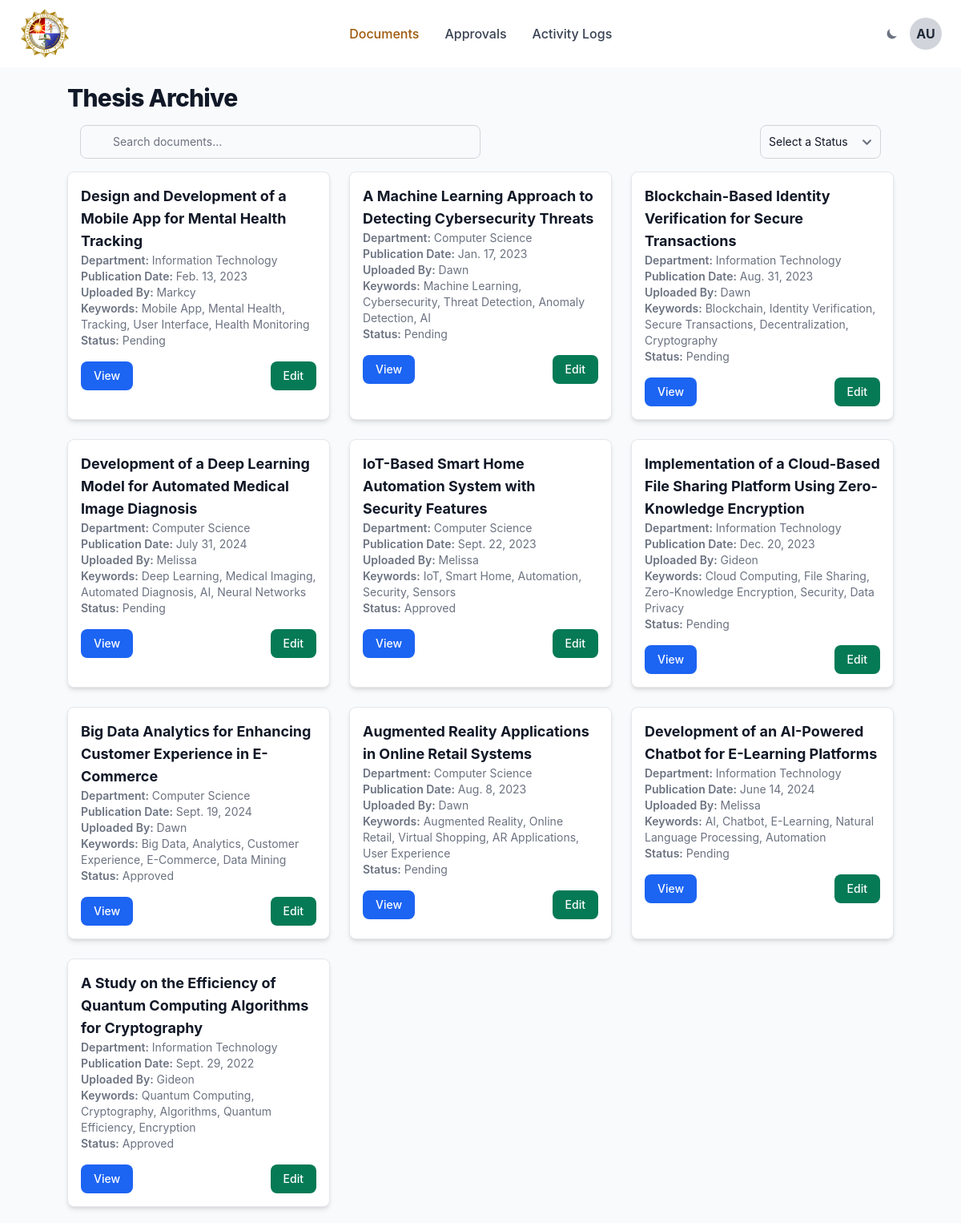
The page /document/list (signed in) on the database its author committed.
### archive_app/models.py (models this page shows, shortened)
class User(AbstractUser):
    ROLE_CHOICES = [
        ('guest', 'Guest'),
        ('student', 'Student'),
        ('admin', 'Admin'),
    ]
    username = None  # Remove the username field
    first_name = None  # Remove the first_name field
    last_name = None  # Remove the last_name field
    email = models.EmailField(unique=True)  # Use email as the unique identifier
    full_name = models.CharField(max_length=255, blank=True)  # Custom full_name field
    role = models.CharField(max_length=10, choices=ROLE_CHOICES, default='guest')
    is_active = models.BooleanField(default=True)
    objects = CustomUserManager()  # Attach the custom manager
    USERNAME_FIELD = 'email'  # Set email as the unique identifier for authentication
    REQUIRED_FIELDS = []  # Remove the requirement for other fields during user creation

class Document(models.Model):
    STATUS_CHOICES = [
        ('Pending', 'Pending'),
        ('Approved', 'Approved'),
    ]
    title = models.CharField(max_length=255)  # Required
    abstract = models.TextField(blank=True, null=True)  # Optional
    publication_date = models.DateField(blank=True, null=True)
    document_type = models.CharField(max_length=100, blank=True, null=True)  # Optional
    degree_name = models.CharField(max_length=100, blank=True, null=True)  # Optional
    subject_categories = models.CharField(max_length=255, blank=True, null=True)  # Optional
    college = models.CharField(max_length=100, blank=True, null=True)  # Optional
    department = models.CharField(max_length=100)  # Required
    advisor = models.CharField(max_length=100, blank=True, null=True)  # Optional
    panel_members = models.TextField(blank=True, null=True)  # Optional
    keywords = models.TextField(blank=True, null=True)  # Optional
    language = models.CharField(max_length=50, blank=True, null=True)  # Optional
    file_path = models.FileField(upload_to='documents/')  # Required
    uploaded_by = models.ForeignKey(User, on_delete=models.CASCADE)  # Required
    status = models.CharField(max_length=10, choices=STATUS_CHOICES, default='Pending')  # Required

### archive_app/views.py (the view)
# urls.py: path('document/list', views.document_list, name='document_list'),
def document_list(request):
    query = request.GET.get('q')  # For search functionality
    status_filter = request.GET.get('status')  # For status filtering (Pending, Approved, etc.)
    if request.user.is_authenticated:
        if request.user.role == 'student':
            documents = Document.objects.filter(
                Q(status="Approved") | Q(status="Pending", uploaded_by=request.user)
            )
        elif request.user.role == 'admin':
            documents = Document.objects.all()
        else:
            documents = Document.objects.filter(status="Approved")
    else:
        documents = Document.objects.filter(status="Approved")
    if query:
        documents = documents.filter(
            Q(title__icontains=query) | Q(keywords__icontains=query) | Q(abstract__icontains=query)
        )
    if status_filter:
        documents = documents.filter(status=status_filter)
    paginator = Paginator(documents, 10)  # Show 10 documents per page
    page = request.GET.get('page')
    documents = paginator.get_page(page)
    return render(request, 'document_list.html', {
        'documents': documents,
        'query': query,
        'selected_status': status_filter,
    })

### archive_app/templatetags/custom_filters.py (called while the page is built)
@register.filter
def initials(full_name):
    if not full_name:
        return ""
    name_parts = full_name.split()
    if len(name_parts) > 1:
        return f"{name_parts[0][0]}{name_parts[-1][0]}".upper()
    return name_parts[0][0].upper()  # Single name fallback

### templates/document_list.html (shortened to what this page needs)
{% extends "_base.html" %}
{% load static %}
{% block content %}
<section class="bg-gray-50 dark:bg-gray-900 p-3 sm:p-5">
    <div class="mx-auto max-w-screen-xl px-4 lg:px-12">
        <h1 class="text-2xl font-extrabold tracking-tight leading-none text-gray-900 md:text-3xl dark:text-white">
            Thesis Archive
        </h1>
        <div class="flex items-center justify-between space-y-3 md:space-y-0 md:space-x-4 p-4">
            <div class="w-full md:w-1/2">
                <form method="GET" class="flex items-center">
                    <div class="relative w-full">
                        <input type="text" id="search" name="q"
                            class="bg-gray-50 border border-gray-300 text-gray-900 text-sm rounded-lg focus:ring-primary-500 focus:border-primary-500 block w-full pl-10 p-2.5 dark:bg-gray-700 dark:border-gray-600 dark:placeholder-gray-400 dark:text-white"
                            placeholder="Search documents..." value="{{ request.GET.q }}">
                    </div>
                </form>
            </div>
            {% if user.is_authenticated %}
            <div>
                <form method="GET">
                    <select name="status"
                        class="bg-gray-50 border border-gray-300 text-gray-900 text-sm rounded-lg focus:ring-primary-500 focus:border-primary-500 block w-full p-2.5 dark:bg-gray-700 dark:border-gray-600 dark:placeholder-gray-400 dark:text-white"
                        onchange="this.form.submit()">
                        <option value="" disabled {% if not request.GET.status %}selected{% endif %}>Select a Status</option>
                    </select>
                </form>
            </div>
            {% endif %}
        </div>
        <div class="grid grid-cols-1 sm:grid-cols-2 lg:grid-cols-3 gap-6">
            {% for document in documents %}
            <div
                class="bg-white dark:bg-gray-800 border border-gray-200 dark:border-gray-700 rounded-lg shadow-md overflow-hidden">
                <div class="p-4">
                    <h2 class="text-lg font-bold text-gray-900 dark:text-white">
                        {{ document.title }}
                    </h2>
                    <p class="text-sm text-gray-500 dark:text-gray-400">
                        <span class="font-semibold">Department:</span> {{ document.department }}
                    </p>
                    <p class="text-sm text-gray-500 dark:text-gray-400">
                        <span class="font-semibold">Publication Date:</span> {{ document.publication_date }}
                    </p>
                    <p class="text-sm text-gray-500 dark:text-gray-400">
                        <span class="font-semibold">Uploaded By:</span> {{ document.uploaded_by.full_name }}
                    </p>
                    <p class="text-sm text-gray-500 dark:text-gray-400">
                        <span class="font-semibold">Keywords:</span> {{ document.keywords }}
                    </p>
                    <p class="text-sm text-gray-500 dark:text-gray-400">
                        <span class="font-semibold">Status:</span> {{ document.status }}
                    </p>
                    <div class="mt-4 flex justify-between">
                        <a href="{% url 'view_document' document.id %}"
                            class="text-white bg-blue-600 hover:bg-blue-700 font-medium rounded-lg text-sm px-4 py-2">
                            View
                        </a>
                        {% if user.is_authenticated and user.role == 'admin' %}
                        <a href="{% url 'edit_document' document.id %}"
                            class="text-white bg-green-600 hover:bg-green-700 font-medium rounded-lg text-sm px-4 py-2">
                            Edit
                        </a>
                        {% endif %}
                    </div>
                </div>
            </div>
            {% empty %}
            <p class="text-center text-gray-500 dark:text-gray-400">
                No documents found.
            </p>
            {% endfor %}
        </div>
    </div>
</section>
{% endblock content %}

### templates/_base.html (shortened to what this page needs)
{% load compress %} {% load static %} {% load custom_filters %}
<!DOCTYPE html>
<html lang="en">
  <head>
    {% compress css %}
    <link rel="stylesheet" href="{% static 'src/output.css' %}" />
    {% endcompress %}
  </head>
  <body class="bg-gray-50 dark:bg-gray-900">
    <header>
      <nav
        class="bg-white border-gray-200 px-4 lg:px-6 py-2.5 dark:bg-gray-800"
      >
        <div
          class="flex flex-wrap justify-between items-center mx-auto max-w-screen-xl"
        >
          <a href="#" class="flex items-center">
            <img
              src="{% static 'assets/plm-logo.png' %}"
              class="mr-3 h-10 sm:h-16"
              alt="PLM Logo"
            />
          </a>
          <div class="flex items-center lg:order-2">
            <button
              id="theme-toggle"
              type="button"
              class="text-gray-500 dark:text-gray-400 hover:bg-gray-100 dark:hover:bg-gray-700 focus:outline-none focus:ring-4 focus:ring-gray-200 dark:focus:ring-gray-700 rounded-lg p-1.5 mr-2"
            >
              <svg
                id="theme-toggle-dark-icon"
                class="hidden w-4 h-4"
                fill="currentColor"
                viewBox="0 0 20 20"
                xmlns="http://www.w3.org/2000/svg"
              >
                <path
                  d="M17.293 13.293A8 8 0 016.707 2.707a8.001 8.001 0 1010.586 10.586z"
                ></path>
              </svg>
            </button>
            {% if user.is_authenticated %}
            <button
              id="avatarButton"
              data-dropdown-toggle="userDropdown"
              data-dropdown-placement="bottom-start"
              class="w-10 h-10 rounded-full flex items-center justify-center bg-gray-300 text-gray-800 dark:bg-gray-700 dark:text-white font-bold"
            >
              {{ user.full_name|initials }}
            </button>
            {% endif %}
          </div>
          <div
            class="hidden justify-center items-center w-full lg:flex lg:w-auto lg:order-1"
            id="mobile-menu-2"
          >
            <ul
              class="flex flex-col mt-4 font-medium lg:flex-row lg:space-x-8 lg:mt-0"
            >
              <li>
                <a
                  href="{% url 'document_list' %}"
                  class="text-gray-700 dark:text-gray-300 hover:text-yellow-600 dark:hover:text-yellow-400 {% if request.path == '/document/list' %} text-yellow-600 dark:text-yellow-400 {% endif %}"
                >
                  Documents
                </a>
              </li>
              {% if user.is_authenticated and user.role == 'admin' %}
              <li>
                <a
                  href="{% url 'manage_approvals' %}"
                  class="text-gray-700 dark:text-gray-300 hover:text-yellow-600 dark:hover:text-yellow-400 {% if request.path == '/admin/manage_approvals/' %} text-yellow-600 dark:text-yellow-400 {% endif %}"
                >
                  Approvals
                </a>
              </li>
              <li>
                <a
                  href="{% url 'activity_logs' %}"
                  class="text-gray-700 dark:text-gray-300 hover:text-yellow-600 dark:hover:text-yellow-400 {% if request.path == '/admin/activity_logs/' %} text-yellow-600 dark:text-yellow-400 {% endif %}"
                >
                  Activity Logs
                </a>
              </li>
              {% endif %}
            </ul>
          </div>
        </div>
      </nav>
    </header>
    <div class="container mx-auto px-4 max-w-full">
      {% block content %} {% endblock content %}
    </div>
  </body>
</html>

### rows shown on the page
User: full_name|initials "AU"
Document: title "Design and Development of a Mobile App for Mental Health Tracking", department "Information Technology", publication_date "Feb. 13, 2023", uploaded_by.full_name "Markcy", keywords "Mobile App, Mental Health, Tracking, User Interface, Health Monitoring", status "Pending"
Document: title "A Machine Learning Approach to Detecting Cybersecurity Threats", department "Computer Science", publication_date "Jan. 17, 2023", uploaded_by.full_name "Dawn", keywords "Machine Learning, Cybersecurity, Threat Detection, Anomaly Detection, AI", status "Pending"
Document: title "Blockchain-Based Identity Verification for Secure Transactions", department "Information Technology", publication_date "Aug. 31, 2023", uploaded_by.full_name "Dawn", keywords "Blockchain, Identity Verification, Secure Transactions, Decentralization, Cryptography", status "Pending"
Document: title "Development of a Deep Learning Model for Automated Medical Image Diagnosis", department "Computer Science", publication_date "July 31, 2024", uploaded_by.full_name "Melissa", keywords "Deep Learning, Medical Imaging, Automated Diagnosis, AI, Neural Networks", status "Pending"
Document: title "IoT-Based Smart Home Automation System with Security Features", department "Computer Science", publication_date "Sept. 22, 2023", uploaded_by.full_name "Melissa", keywords "IoT, Smart Home, Automation, Security, Sensors", status "Approved"
Document: title "Implementation of a Cloud-Based File Sharing Platform Using Zero-Knowledge Encryption", department "Information Technology", publication_date "Dec. 20, 2023", uploaded_by.full_name "Gideon", keywords "Cloud Computing, File Sharing, Zero-Knowledge Encryption, Security, Data Privacy", status "Pending"
Document: title "Big Data Analytics for Enhancing Customer Experience in E-Commerce", department "Computer Science", publication_date "Sept. 19, 2024", uploaded_by.full_name "Dawn", keywords "Big Data, Analytics, Customer Experience, E-Commerce, Data Mining", status "Approved"
Document: title "Augmented Reality Applications in Online Retail Systems", department "Computer Science", publication_date "Aug. 8, 2023", uploaded_by.full_name "Dawn", keywords "Augmented Reality, Online Retail, Virtual Shopping, AR Applications, User Experience", status "Pending"
Document: title "Development of an AI-Powered Chatbot for E-Learning Platforms", department "Information Technology", publication_date "June 14, 2024", uploaded_by.full_name "Melissa", keywords "AI, Chatbot, E-Learning, Natural Language Processing, Automation", status "Pending"
Document: title "A Study on the Efficiency of Quantum Computing Algorithms for Cryptography", department "Information Technology", publication_date "Sept. 29, 2022", uploaded_by.full_name "Gideon", keywords "Quantum Computing, Cryptography, Algorithms, Quantum Efficiency, Encryption", status "Approved"
